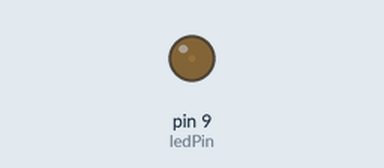
Bench run of a sketch on a simulated Arduino Uno, built with avr-gcc and run on an emulated ATmega328P. On the bench: output pins drawn as LEDs (lit = HIGH).

Above: at 0.05 s.
At 1.2 s:
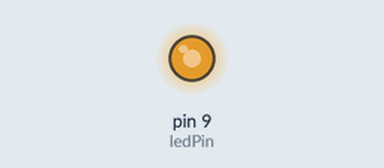
At 2.9 s:
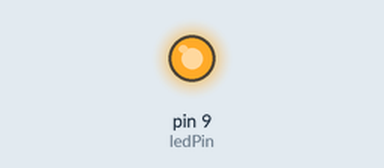
At 5.75 s:
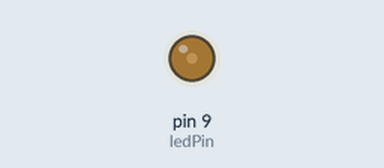
Timing chart, 0 to 11.9 s (numbered marks = the images above):
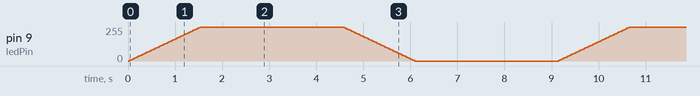

The sketch:

PWM_LED_Fading.ino
```cpp
/*
 PWM_LED_fading

  This sketch is adapted from example sketch called Fading.

  It first increases the duty cycle number from 0 to 255 slowly. This will cause LED intensity to grow slowly. Then it waits for a while so intensity is constant.
  Next it dims the intensity of the LED slowly.then again it waits for sometime. Thus it creates a trapezoidal profile of intensity with time.
  Thise cycle repeats infinitely.


   The circuit:
   * LED connected from digital pin 9 to pin LED1 on General Purpose I/O Board.
     Note that pin LED1 is cathode of LED whose anode is connected to 5V through a 1 K series resistor.
   * When Pin 9 is LOW, LED becomes ON. When pin 9 is HIGH, LED becomes OFF.
   * If pin 9 remains LOW for a longer duration ( low duty cycle) then there is more current through LED and higher brightness
   * If pin 9 remains HIGH for a longer duration ( high duty cycle) then there is lesser current through LED and lower brightness
   * if your Arduino board has ATmega328 MCU then you have 6 PWM channels available - on pins 3,5,6,9,10,11.

   Things to do:

  1. Run the sketch as it is and see the LED intensity fade in and out.
  2. Increase the delay time from 30 ms to 100 ms and then to 300 ms. the cycle time will correspondingly increase but you can see the happening more clearly.
  3. Change the maximum value from 255 to 128. Now the max brightness reached is lesser. Similarly increase the minimum value from 0 to 64. and see its effect.
  4. Change the step from 5 to 10 or reduce it to 1 and see its effect. Lesser value will give it smooth variation.


 Created by P W Dandekar
 13 July 2010.

 */

//------------------------------Variable Declarations-----------------------------------------
  int max_limit = 255;  // maximum value upto which PWM value will be set.
  int min_limit = 0;    // maximum value upto which PWM value will be set.
  int pwm_step = 5;     // step size determines quantum of increment or decrement.
  int d_count   = 30;   // this many milliseconds will be wasted in every step.
  int ledPin = 9  ;// LED is conencted to pin 9 PWM channel.
  int pwm_value;    // var used to set up value to PWM channel that willd ecide LED intensity. 0 means minimum and 255 means max.


void setup()

{
  pinMode(ledPin, OUTPUT);  // set pin 9 as output.
}

void loop()
{

  // We will increase the voltage  to LED from min to max value in steps of pwm_step
  // If LED anode is connected to this voltage then its intensity will decrease as voltage increases.

  for ( pwm_value = min_limit; pwm_value<= max_limit; pwm_value= pwm_value+ pwm_step )
  {
    analogWrite(ledPin,pwm_value);  // i increases from 0 to 255 every 200 ms.
    delay(d_count);        // wait for d_count ms
  }

  // Now keep it steady for 3 seconds.
  delay(3000);        // wait for 200 milliseconds.

  // now repeat the process by reducing voltage from max value to  min value in steps of pwm_step
  for ( pwm_value = max_limit; pwm_value >= min_limit; pwm_value= pwm_value - pwm_step )
  {
    analogWrite(ledPin,pwm_value);  // i increases from 0 to 255 every 200 ms.
    delay(d_count);        // wait for d_count ms
  }

  // Now keep it steady for 3 seconds.
  delay(3000);        // wait for 200 milliseconds.


}// end of loop.
```
